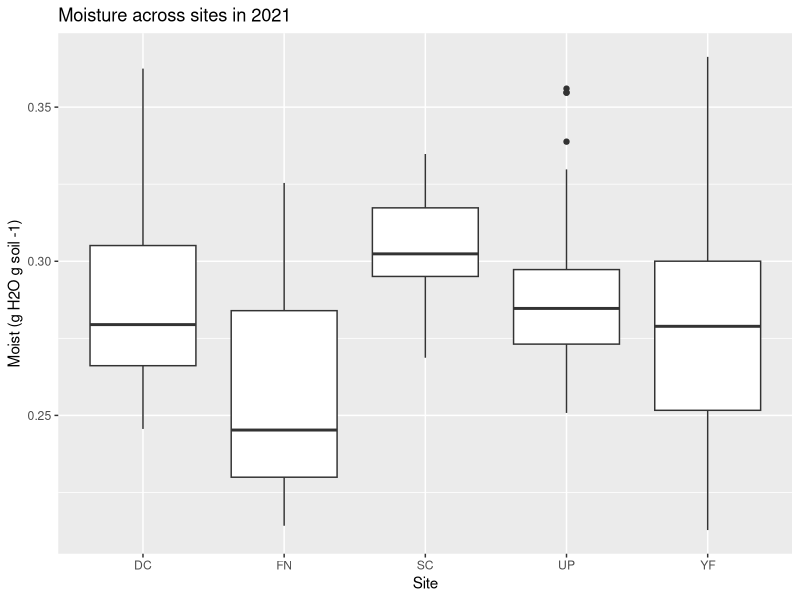
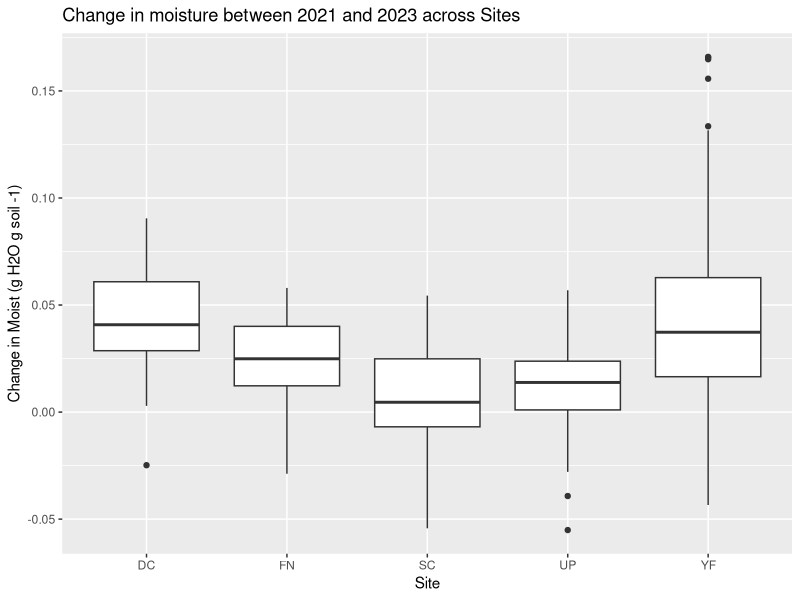
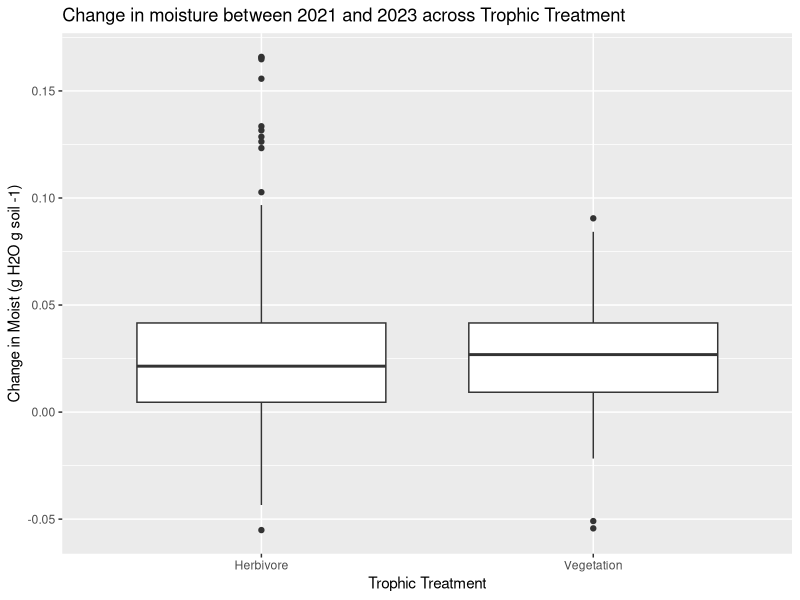

Generate these figures, in order, with R:
# Load necessary libraries
library(tidyverse)

# Read the data files
gwc_2021 <- read_csv("Data/GravimetricWater/2021_GWC.csv")
gwc_2023 <- read_csv("Data/GravimetricWater/2023_GWC.csv")

# Define a function to perform the necessary mutations
mutate_gwc_data <- function(data) {
  data %>%
    mutate(
      Site = case_when(
        startsWith(as.character(Cage_ID), "FNH") ~ "FN",
        startsWith(as.character(Cage_ID), "FNS") ~ "YF",
        startsWith(as.character(Cage_ID), "FNN") ~ "UP",
        startsWith(as.character(Cage_ID), "MCH") ~ "MC",
        startsWith(as.character(Cage_ID), "MCN") ~ "UP",
        startsWith(as.character(Cage_ID), "MCS") ~ "YF",
        startsWith(as.character(Cage_ID), "YFH") ~ "YF",
        startsWith(as.character(Cage_ID), "YFN") ~ "UP",
        startsWith(as.character(Cage_ID), "SCN") ~ "UP",
        startsWith(as.character(Cage_ID), "SCH") ~ "SC",
        startsWith(as.character(Cage_ID), "SCS") ~ "YF",
        startsWith(as.character(Cage_ID), "UPH") ~ "UP",
        startsWith(as.character(Cage_ID), "UPS") ~ "YF",
        startsWith(as.character(Cage_ID), "DCH") ~ "DC",
        startsWith(as.character(Cage_ID), "DCN") ~ "UP",
        startsWith(as.character(Cage_ID), "DCS") ~ "YF"
      ),
      Trophic_Treatment = case_when(
        substr(Cage_ID, 5, 5) == "V" ~ "Vegetation",
        substr(Cage_ID, 5, 5) == "H" ~ "Herbivore",
        substr(Cage_ID, 5, 5) == "P" ~ "Predator"
      ),
      Transplant_Treatment = case_when(
        substr(Cage_ID, 3, 3) == "H" ~ "Home",
        substr(Cage_ID, 3, 3) == "N" ~ "North",
        substr(Cage_ID, 3, 3) == "S" ~ "South"
      ),
      Population = substr(Cage_ID, 1, 2)
    )
}

# Apply the mutations to both datasets
gwc_2021 <- mutate_gwc_data(gwc_2021)
gwc_2023 <- mutate_gwc_data(gwc_2023)

# Plot 1: Moisture across sites in 2021
ggplot(gwc_2021, aes(x = Site, y = `Moist (g H2O g soil-1)`)) +
  geom_boxplot() +
  labs(title = "Moisture across sites in 2021", x = "Site", y = "Moist (g H2O g soil -1)")

# Combine the datasets for change analysis
gwc_combined <- full_join(gwc_2021, gwc_2023, by = "Cage_ID", suffix = c("_2021", "_2023"))

# Calculate the change in moisture
gwc_combined <- gwc_combined %>%
  mutate(Moisture_Change = `Moist (g H2O g soil-1)_2023` - `Moist (g H2O g soil-1)_2021`)

# Drop missing or infinite values
gwc_combined <- gwc_combined %>%
  filter(!is.na(Moisture_Change) & is.finite(Moisture_Change))

# Plot 2: Change in moisture between 2021 and 2023 across Sites
ggplot(gwc_combined, aes(x = Site_2021, y = Moisture_Change)) +
  geom_boxplot() +
  labs(title = "Change in moisture between 2021 and 2023 across Sites", x = "Site", y = "Change in Moist (g H2O g soil -1)")

# Plot 3: Change in moisture between 2021 and 2023 across Trophic_Treatment
ggplot(gwc_combined, aes(x = Trophic_Treatment_2021, y = Moisture_Change)) +
  geom_boxplot() +
  labs(title = "Change in moisture between 2021 and 2023 across Trophic Treatment", x = "Trophic Treatment", y = "Change in Moist (g H2O g soil -1)")
